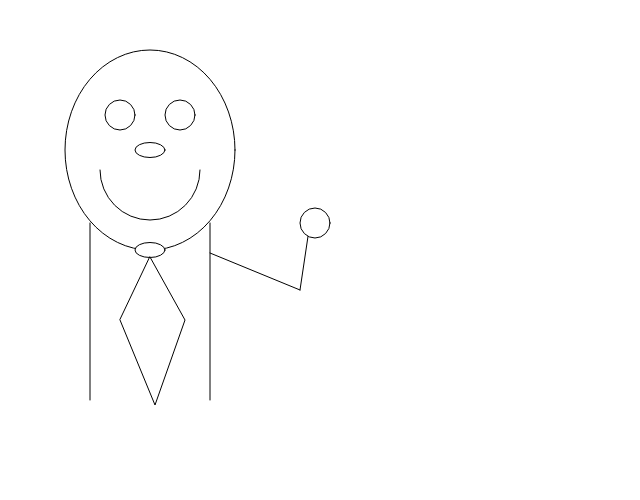
Frame 1 (no input)
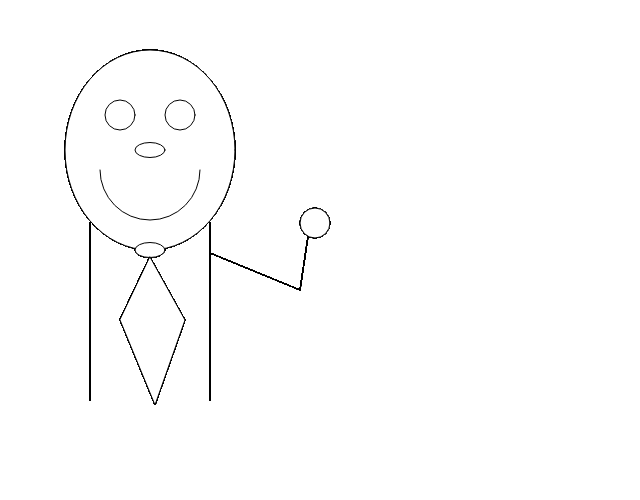
Frame 60 (no input)
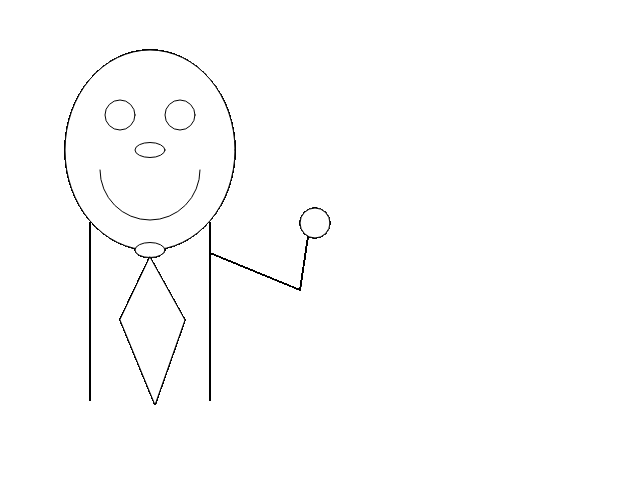
Frame 120 (the mouse pressed at the canvas centre since frame 60)

The p5.js sketch that drew these frames (run headless with seeded random() and noise() and a simulated clock; from frame 60 on, the mouse is pressed at the canvas centre):

// p5.js sketch
// ── sketch.js
function setup() {
  createCanvas(640, 500);
}

function draw() {

ellipse(150, 150, 170, 200);
ellipse(120, 115, 30, 30);
ellipse(180, 115, 30, 30);

ellipse(150, 150, 30, 15);

ellipse(150, 250, 30, 15);

//* boca *//
arc(150, 170, 100,100, 0, PI);


//* GRAVATA *//
quad(120, 320, 155, 405, 185, 320, 150, 257)

//*FATO*//
line(90, 223, 90, 400);
line(210, 223, 210, 400);


line(210, 253, 300, 290);
line(310, 223, 300, 290);

ellipse(315, 223, 30, 30);

}
